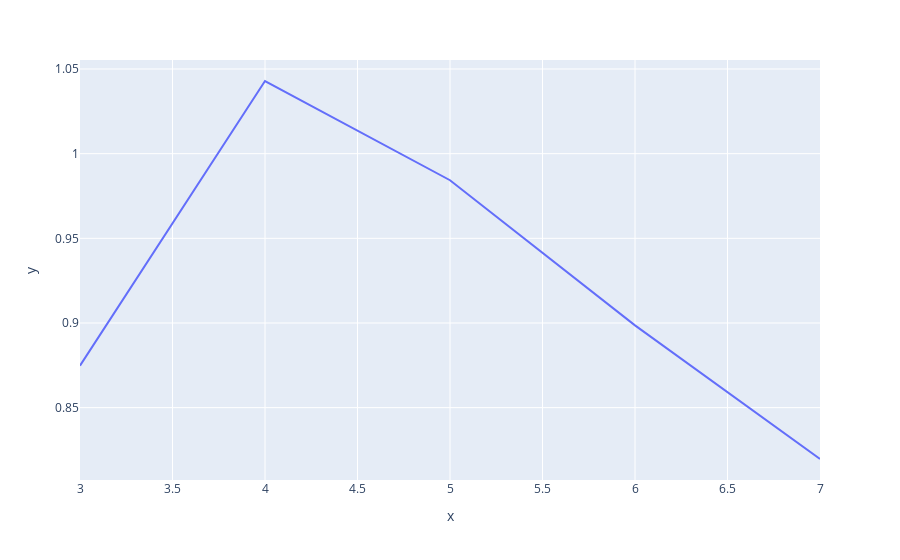

Notebook code cell kept with this figure:
### Code cell
px.line(x = clusters,
       y = dbs)

### Figure 1 — Plotly figure (JSON) as saved in the notebook; plotly's stock layout.template omitted (floating-point values rounded to 4 significant figures)
{"data": [{"hovertemplate": "x=%{x}<br>y=%{y}<extra></extra>", "legendgroup": "", "line": {"color": "#636efa", "dash": "solid"}, "marker": {"symbol": "circle"}, "mode": "lines", "name": "", "orientation": "v", "showlegend": false, "type": "scatter", "x": [3, 4, 5, 6, 7], "xaxis": "x", "y": [0.8748, 1.043, 0.9843, 0.8986, 0.8197], "yaxis": "y"}], "layout": {"legend": {"tracegroupgap": 0}, "margin": {"t": 60}, "xaxis": {"anchor": "y", "domain": [0, 1], "title": {"text": "x"}}, "yaxis": {"anchor": "x", "domain": [0, 1], "title": {"text": "y"}}}}
